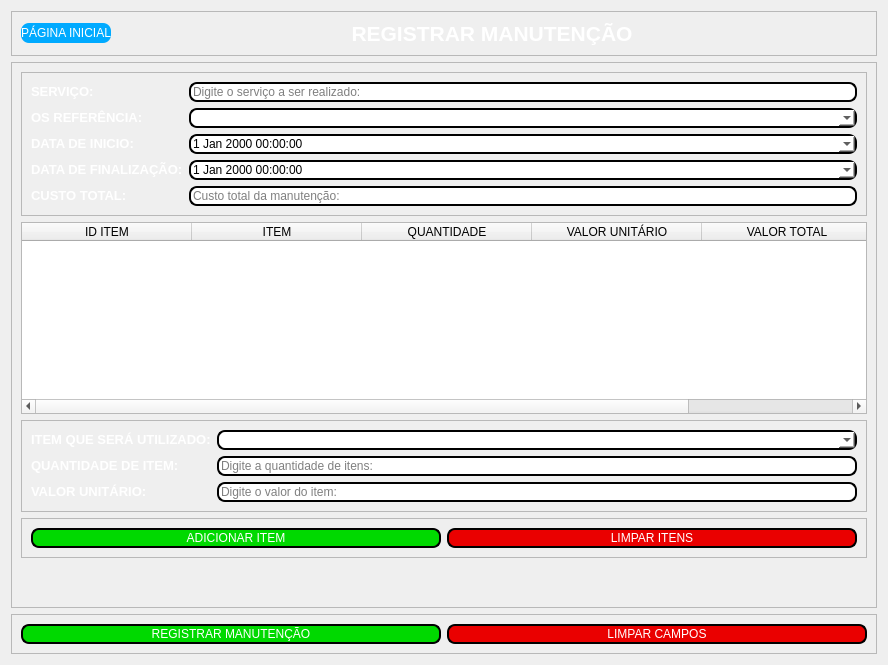
         <widget class="QWidget" name="page_16">
          <layout class="QVBoxLayout" name="verticalLayout_46">
           <item>
            <widget class="QFrame" name="frame_registro_manutencao_titulo">
             <property name="frameShape">
              <enum>QFrame::StyledPanel</enum>
             </property>
             <property name="frameShadow">
              <enum>QFrame::Raised</enum>
             </property>
             <layout class="QHBoxLayout" name="horizontalLayout_58">
              <item>
               <widget class="QPushButton" name="btn_registro_manutencao_pg_inicial">
                <property name="minimumSize">
                 <size>
                  <width>0</width>
                  <height>20</height>
                 </size>
                </property>
                <property name="maximumSize">
                 <size>
                  <width>200</width>
                  <height>16777215</height>
                 </size>
                </property>
                <property name="styleSheet">
                 <string notr="true">background-color: rgb(0, 170, 255);
color: rgb(255, 255, 255);
border-radius: 8px;
border: 0px;</string>
                </property>
                <property name="text">
                 <string>PÁGINA INICIAL</string>
                </property>
               </widget>
              </item>
              <item>
               <widget class="QLabel" name="lbl_registro_manutencao_titulo">
                <property name="minimumSize">
                 <size>
                  <width>750</width>
                  <height>0</height>
                 </size>
                </property>
                <property name="text">
                 <string>&lt;html&gt;&lt;head/&gt;&lt;body&gt;&lt;p align=&quot;center&quot;&gt;&lt;span style=&quot; font-size:16pt; font-weight:600; color:#ffffff;&quot;&gt;REGISTRAR MANUTENÇÃO&lt;/span&gt;&lt;/p&gt;&lt;/body&gt;&lt;/html&gt;</string>
                </property>
               </widget>
              </item>
             </layout>
            </widget>
           </item>
           <item>
            <widget class="QFrame" name="frame_registro_manutencao">
             <property name="frameShape">
              <enum>QFrame::StyledPanel</enum>
             </property>
             <property name="frameShadow">
              <enum>QFrame::Raised</enum>
             </property>
             <layout class="QVBoxLayout" name="verticalLayout_40">
              <item>
               <widget class="QFrame" name="frame_registro_manutencao_info">
                <property name="minimumSize">
                 <size>
                  <width>0</width>
                  <height>0</height>
                 </size>
                </property>
                <property name="frameShape">
                 <enum>QFrame::StyledPanel</enum>
                </property>
                <property name="frameShadow">
                 <enum>QFrame::Raised</enum>
                </property>
                <layout class="QFormLayout" name="formLayout_11">
                 <item row="1" column="0">
                  <widget class="QLabel" name="lbl_registro_manutencao_servico">
                   <property name="text">
                    <string>&lt;html&gt;&lt;head/&gt;&lt;body&gt;&lt;p&gt;&lt;span style=&quot; font-size:10pt; font-weight:600; color:#ffffff;&quot;&gt;SERVIÇO:&lt;/span&gt;&lt;/p&gt;&lt;/body&gt;&lt;/html&gt;</string>
                   </property>
                  </widget>
                 </item>
                 <item row="1" column="1">
                  <widget class="QLineEdit" name="edit_registro_manutencao_servico">
                   <property name="styleSheet">
                    <string notr="true">border-radius: 8px;
border:  2px solid black;
background-color: rgb(255, 255, 255);</string>
                   </property>
                   <property name="placeholderText">
                    <string>Digite o serviço a ser realizado:</string>
                   </property>
                  </widget>
                 </item>
                 <item row="4" column="0">
                  <widget class="QLabel" name="lbl_registro_manutencao_os">
                   <property name="text">
                    <string>&lt;html&gt;&lt;head/&gt;&lt;body&gt;&lt;p&gt;&lt;span style=&quot; font-size:10pt; font-weight:600; color:#ffffff;&quot;&gt;OS REFERÊNCIA:&lt;/span&gt;&lt;/p&gt;&lt;/body&gt;&lt;/html&gt;</string>
                   </property>
                  </widget>
                 </item>
                 <item row="4" column="1">
                  <widget class="QComboBox" name="box_registro_manutencao_os">
                   <property name="styleSheet">
                    <string notr="true">border-radius: 8px;
border:  2px solid black;
background-color: rgb(255, 255, 255);</string>
                   </property>
                  </widget>
                 </item>
                 <item row="7" column="0">
                  <widget class="QLabel" name="lbl_registro_manutencao_data_inicio">
                   <property name="text">
                    <string>&lt;html&gt;&lt;head/&gt;&lt;body&gt;&lt;p&gt;&lt;span style=&quot; font-size:10pt; font-weight:600; color:#ffffff;&quot;&gt;DATA DE INICIO:&lt;/span&gt;&lt;/p&gt;&lt;/body&gt;&lt;/html&gt;</string>
                   </property>
                  </widget>
                 </item>
                 <item row="10" column="0">
                  <widget class="QLabel" name="lbl_registro_manutencao_data_fim">
                   <property name="text">
                    <string>&lt;html&gt;&lt;head/&gt;&lt;body&gt;&lt;p&gt;&lt;span style=&quot; font-size:10pt; font-weight:600; color:#ffffff;&quot;&gt;DATA DE FINALIZAÇÃO:&lt;/span&gt;&lt;/p&gt;&lt;/body&gt;&lt;/html&gt;</string>
                   </property>
                  </widget>
                 </item>
                 <item row="12" column="0">
                  <widget class="QLabel" name="lbl_registro_manutencao_custo_total">
                   <property name="text">
                    <string>&lt;html&gt;&lt;head/&gt;&lt;body&gt;&lt;p&gt;&lt;span style=&quot; font-size:10pt; font-weight:600; color:#ffffff;&quot;&gt;CUSTO TOTAL:&lt;/span&gt;&lt;/p&gt;&lt;/body&gt;&lt;/html&gt;</string>
                   </property>
                  </widget>
                 </item>
                 <item row="12" column="1">
                  <widget class="QLineEdit" name="edit_registro_manutencao_custo_total">
                   <property name="styleSheet">
                    <string notr="true">border-radius: 8px;
border:  2px solid black;
background-color: rgb(255, 255, 255);</string>
                   </property>
                   <property name="readOnly">
                    <bool>true</bool>
                   </property>
                   <property name="placeholderText">
                    <string>Custo total da manutenção:</string>
                   </property>
                  </widget>
                 </item>
                 <item row="10" column="1">
                  <widget class="QDateTimeEdit" name="date_registro_manutencao_data_fim">
                   <property name="styleSheet">
                    <string notr="true">QDateTimeEdit {
    border: 2px solid black;
    border-radius: 8px;
    background-color: white;
}

/* Calendário popup */
QDateTimeEdit QCalendarWidget {
    background-color: white;
    color: black;
}

QCalendarWidget QMenu {
    background-color: white;
    color: black;
}

/* Dias do calendário */
QDateTimeEdit QCalendarWidget QAbstractItemView {
    background-color: white;
    color: black;
    selection-background-color: #0078d7;
    selection-color: white;
}

/* Barra superior (mês/ano e setas) */
QDateTimeEdit QCalendarWidget QWidget#qt_calendar_navigationbar {
    background-color: rgb(0, 85, 255);
}
</string>
                   </property>
                   <property name="calendarPopup">
                    <bool>true</bool>
                   </property>
                  </widget>
                 </item>
                 <item row="7" column="1">
                  <widget class="QDateTimeEdit" name="date_registro_manutencao_data_inicio">
                   <property name="styleSheet">
                    <string notr="true">QDateTimeEdit {
    border: 2px solid black;
    border-radius: 8px;
    background-color: white;
}

/* Calendário popup */
QDateTimeEdit QCalendarWidget {
    background-color: white;
    color: black;
}

QCalendarWidget QMenu {
    background-color: white;
    color: black;
}

/* Dias do calendário */
QDateTimeEdit QCalendarWidget QAbstractItemView {
    background-color: white;
    color: black;
    selection-background-color: #0078d7;
    selection-color: white;
}

/* Barra superior (mês/ano e setas) */
QDateTimeEdit QCalendarWidget QWidget#qt_calendar_navigationbar {
    background-color: rgb(0, 85, 255);
}
</string>
                   </property>
                   <property name="calendarPopup">
                    <bool>true</bool>
                   </property>
                  </widget>
                 </item>
                </layout>
               </widget>
              </item>
              <item>
               <widget class="QTableWidget" name="table_registro_manutencao_itens">
                <attribute name="horizontalHeaderDefaultSectionSize">
                 <number>170</number>
                </attribute>
                <attribute name="horizontalHeaderStretchLastSection">
                 <bool>true</bool>
                </attribute>
                <attribute name="verticalHeaderCascadingSectionResizes">
                 <bool>false</bool>
                </attribute>
                <column>
                 <property name="text">
                  <string>ID ITEM</string>
                 </property>
                </column>
                <column>
                 <property name="text">
                  <string>ITEM</string>
                 </property>
                </column>
                <column>
                 <property name="text">
                  <string>QUANTIDADE</string>
                 </property>
                </column>
                <column>
                 <property name="text">
                  <string>VALOR UNITÁRIO</string>
                 </property>
                </column>
                <column>
                 <property name="text">
                  <string>VALOR TOTAL</string>
                 </property>
                </column>
               </widget>
              </item>
              <item>
               <widget class="QFrame" name="frame_registro_manutencao_itens">
                <property name="frameShape">
                 <enum>QFrame::StyledPanel</enum>
                </property>
                <property name="frameShadow">
                 <enum>QFrame::Raised</enum>
                </property>
                <layout class="QFormLayout" name="formLayout_12">
                 <item row="0" column="0">
                  <widget class="QLabel" name="lbl_registro_manutencao_itens_item">
                   <property name="text">
                    <string>&lt;html&gt;&lt;head/&gt;&lt;body&gt;&lt;p&gt;&lt;span style=&quot; font-size:10pt; font-weight:600; color:#ffffff;&quot;&gt;ITEM QUE SERÁ UTILIZADO:&lt;/span&gt;&lt;/p&gt;&lt;/body&gt;&lt;/html&gt;</string>
                   </property>
                  </widget>
                 </item>
                 <item row="0" column="1">
                  <widget class="QComboBox" name="box_registro_manutencao_itens_item">
                   <property name="styleSheet">
                    <string notr="true">border-radius: 8px;
border:  2px solid black;
background-color: rgb(255, 255, 255);</string>
                   </property>
                  </widget>
                 </item>
                 <item row="1" column="0">
                  <widget class="QLabel" name="lbl_registro_manutencao_itens_qntd">
                   <property name="text">
                    <string>&lt;html&gt;&lt;head/&gt;&lt;body&gt;&lt;p&gt;&lt;span style=&quot; font-size:10pt; font-weight:600; color:#ffffff;&quot;&gt;QUANTIDADE DE ITEM:&lt;/span&gt;&lt;/p&gt;&lt;/body&gt;&lt;/html&gt;</string>
                   </property>
                  </widget>
                 </item>
                 <item row="1" column="1">
                  <widget class="QLineEdit" name="edit_registro_manutencao_itens_qntd">
                   <property name="styleSheet">
                    <string notr="true">border-radius: 8px;
border:  2px solid black;
background-color: rgb(255, 255, 255);</string>
                   </property>
                   <property name="placeholderText">
                    <string>Digite a quantidade de itens:</string>
                   </property>
                  </widget>
                 </item>
                 <item row="2" column="0">
                  <widget class="QLabel" name="lbl_registro_manutencao_itens_valor_unitario">
                   <property name="text">
                    <string>&lt;html&gt;&lt;head/&gt;&lt;body&gt;&lt;p&gt;&lt;span style=&quot; font-size:10pt; font-weight:600; color:#ffffff;&quot;&gt;VALOR UNITÁRIO:&lt;/span&gt;&lt;/p&gt;&lt;/body&gt;&lt;/html&gt;</string>
                   </property>
                  </widget>
                 </item>
                 <item row="2" column="1">
                  <widget class="QLineEdit" name="edit_registro_manutencao_itens_valor_unitario">
                   <property name="styleSheet">
                    <string notr="true">border-radius: 8px;
border:  2px solid black;
background-color: rgb(255, 255, 255);</string>
                   </property>
                   <property name="placeholderText">
                    <string>Digite o valor do item:</string>
                   </property>
                  </widget>
                 </item>
                </layout>
               </widget>
              </item>
              <item>
               <widget class="QFrame" name="frame_registro_manutencao_itens_action">
                <property name="frameShape">
                 <enum>QFrame::StyledPanel</enum>
                </property>
                <property name="frameShadow">
                 <enum>QFrame::Raised</enum>
                </property>
                <layout class="QHBoxLayout" name="horizontalLayout_60">
                 <item>
                  <widget class="QPushButton" name="btn_registro_manutencao_itens_add">
                   <property name="minimumSize">
                    <size>
                     <width>0</width>
                     <height>20</height>
                    </size>
                   </property>
                   <property name="styleSheet">
                    <string notr="true">color: rgb(255, 255, 255);
border-radius: 8px;
border: 2px solid black;
background-color: rgb(0, 217, 0);</string>
                   </property>
                   <property name="text">
                    <string>ADICIONAR ITEM</string>
                   </property>
                  </widget>
                 </item>
                 <item>
                  <widget class="QPushButton" name="btn_registro_manutencao_itens_limpar">
                   <property name="minimumSize">
                    <size>
                     <width>0</width>
                     <height>20</height>
                    </size>
                   </property>
                   <property name="styleSheet">
                    <string notr="true">color: rgb(255, 255, 255);
border-radius: 8px;
border: 2px solid black;
background-color: rgb(234, 0, 0);</string>
                   </property>
                   <property name="text">
                    <string>LIMPAR ITENS</string>
                   </property>
                  </widget>
                 </item>
                </layout>
               </widget>
              </item>
              <item>
               <spacer name="verticalSpacer_7">
                <property name="orientation">
                 <enum>Qt::Vertical</enum>
                </property>
                <property name="sizeHint" stdset="0">
                 <size>
                  <width>20</width>
                  <height>40</height>
                 </size>
                </property>
               </spacer>
              </item>
             </layout>
            </widget>
           </item>
           <item>
            <widget class="QFrame" name="frame_registro_manutencao_action">
             <property name="minimumSize">
              <size>
               <width>0</width>
               <height>40</height>
              </size>
             </property>
             <property name="frameShape">
              <enum>QFrame::StyledPanel</enum>
             </property>
             <property name="frameShadow">
              <enum>QFrame::Raised</enum>
             </property>
             <layout class="QHBoxLayout" name="horizontalLayout_61">
              <item>
               <widget class="QPushButton" name="btn_registro_manutencao_salvar">
                <property name="minimumSize">
                 <size>
                  <width>0</width>
                  <height>20</height>
                 </size>
                </property>
                <property name="styleSheet">
                 <string notr="true">color: rgb(255, 255, 255);
border-radius: 8px;
border: 2px solid black;
background-color: rgb(0, 217, 0);</string>
                </property>
                <property name="text">
                 <string>REGISTRAR MANUTENÇÃO</string>
                </property>
               </widget>
              </item>
              <item>
               <widget class="QPushButton" name="btn_registro_manutencao_limpar">
                <property name="minimumSize">
                 <size>
                  <width>0</width>
                  <height>20</height>
                 </size>
                </property>
                <property name="styleSheet">
                 <string notr="true">color: rgb(255, 255, 255);
border-radius: 8px;
border: 2px solid black;
background-color: rgb(234, 0, 0);</string>
                </property>
                <property name="text">
                 <string>LIMPAR CAMPOS</string>
                </property>
               </widget>
              </item>
             </layout>
            </widget>
           </item>
          </layout>
         </widget>
